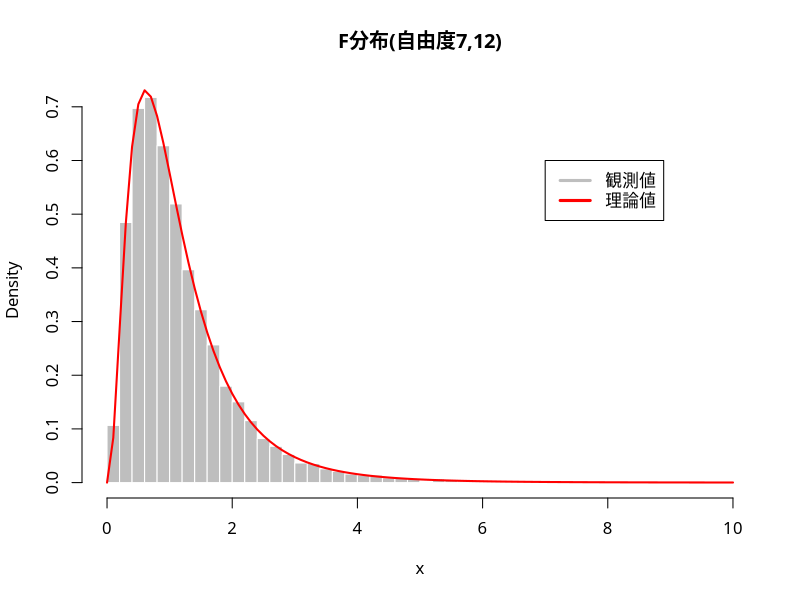

Source code (R):
### F分布
set.seed(1) # 乱数の初期値を指定
rf(10, df1=4, df2=7) # 自由度4,7のF分布に従う乱数を10個発生
## 統計的性質の確認
nu1 <- 7
nu2 <- 12
x <- rf(10000, df1=nu1, df2=nu2) # 自由度4,7のF乱数を10000個生成
mean(x) # nu2/(nu2-2)=1.2に近い(大数の法則)
par(family="HiraginoSans-W4") # 日本語フォントの指定
hist(x, freq=FALSE, breaks=50, col="gray", border="white", 
     main=paste0("F分布(自由度", nu1, ",", nu2, ")")) # ヒストグラム(密度表示)
curve(df(x, df1=nu1, df2=nu2), add=TRUE, 
      col="red", lwd=2) # 理論上の確率密度関数
legend(7, 0.6, legend=c("観測値", "理論値"), 
       col=c("gray", "red"), lwd=3) # 凡例を作成
